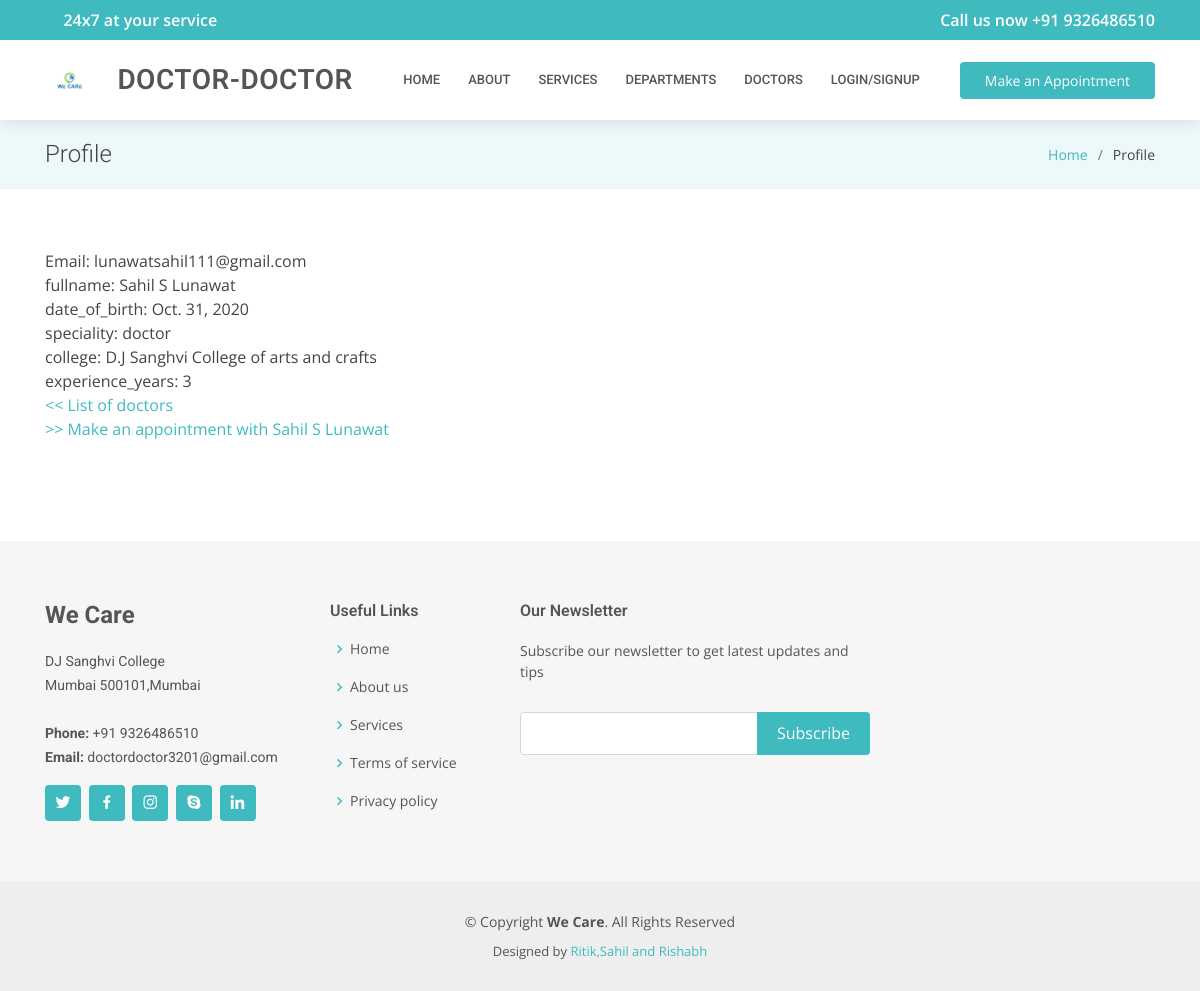
The page /see-profile/7/ on the database its author committed.
### accounts/models.py (models this page shows, shortened)
class CustomUser(AbstractUser):
    id              = models.AutoField(primary_key=True)
    username        = models.CharField(max_length=30,null=True,blank=True)
    fullname        = models.CharField(blank=True, null=True, max_length=255)##
    is_doctor       = models.BooleanField(default=False, blank=True, null=True)
    password        = models.CharField(max_length=255)
    email           = models.EmailField(max_length=254, unique=True)
    date_of_birth   = models.DateField(blank=True, editable=True,null=True)
    date_created    = models.DateField(auto_now=True, editable=False)
    is_active       = models.BooleanField(default=True)
    is_admin        = models.BooleanField(default=False)
    USERNAME_FIELD  = 'email'
    REQUIRED_FIELDS = []
    objects = CustomUserManager()

class Doctor(CustomUser):
    speciality          = models.CharField(blank=True, null=True, max_length=512)
    college             = models.CharField(blank=True, null=True, max_length=60)
    experience_years    = models.IntegerField(blank=True,null=True)
    class Meta:
        verbose_name = 'User: Doctor'

### accounts/views.py (the view)
# urls.py: url(r'^see-profile/(?P<pk>[\d]+)/$',views.see_public_profile.as_view(),name='see_public_profile'),
class see_public_profile(DetailView):
    model = Doctor
    template_name = 'accounts/see_public_profile.html'
    context_object_name = 'fields'
    def get_object(self, queryset=None):
        queryset = Doctor.objects.get(id=self.kwargs.get('pk'))
        return queryset

### accounts/templatetags/profile_tags.py (called while the page is built)
@register.filter(name='has_group')
def has_group(user, group_name):
    return user.groups.filter(name=group_name).exists()

### accounts/templates/accounts/see_public_profile.html (shortened to what this page needs)
{% extends "DoctorDoctor/base.html" %}
{% load profile_tags %}
{% block title_page %}Profile{% endblock %}
{% block title_in_li %}Profile{% endblock %}
{% block inner_page %}
Email: {{fields.email}}
{% if fields.fullname%}<br>fullname: {{fields.fullname}}{% endif%}
{% if fields.date_of_birth%}<br>date_of_birth: {{fields.date_of_birth}}{% endif%}
{% if fields.speciality %}<br>speciality: {{fields.speciality}}{% endif %}
{% if fields.college %}<br>college: {{fields.college}}{% endif %}
{% if fields.experience_years %}<br>experience_years: {{fields.experience_years}}{% endif %}
<br><a href="{% url 'list_doctors' %}">&lt;&lt; List of doctors</a>
<br><a href="{% url 'accounts:make_appointment' id=fields.id %}">&gt;&gt; Make an appointment {%if fields.fullname %} with {{fields.fullname}}{% endif %}</a>
<br><br>
{% endblock %}

### static/DoctorDoctor/assets/css/style.css (style rules this page uses)
body { font-family: "Open Sans", sans-serif; color: #444444; }
a { color: #3fbbc0; }

### rows shown on the page
CustomUser: email "lunawatsahil111@gmail.com", fullname "Sahil S Lunawat", date_of_birth "Oct. 31, 2020"
Doctor: speciality "doctor", college "D.J Sanghvi College of arts and crafts", experience_years "3"
